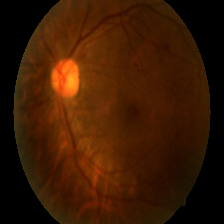
#> input picture RetinaDataset/Severe.png, 224 x 224 px
$ jupyter execute Masking.ipynb
#> lines starting #> are read from the running program, lines starting #| are printed output that depends on the picture; after the words box and inside, x2 and y2 are one past the last pixel; in counts of white or black regions, pixels touching at a corner belong together
[cell 1]
import cv2 as cv
import numpy as np

[cell 2]
img = cv.imread("./RetinaDataset/Severe.png")
#> img is the input picture: shape (224, 224, 3); mean B, G, R 2.5, 25.7, 59.3

[cell 3]
img.shape
#> Out = (224, 224, 3)

[cell 4]
blank = np.zeros(img.shape[:2], dtype="uint8")

[cell 5]
mask = cv.circle(blank, (img.shape[1]//2, img.shape[0]//2), 100, 255, -1)
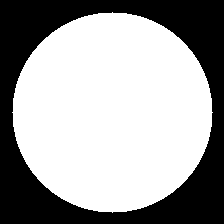
#> blank: shape (224, 224); 62.6% white; 1 black region, box (x1, y1, x2, y2) and area: (0, 0, 224, 224) 18759
cv.imshow("mask", mask)
cv.waitKey(0)

[cell 6]
masked = cv.bitwise_and(img, img, mask=mask)
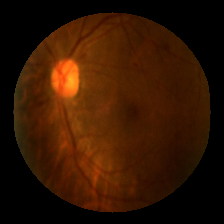
#> masked: shape (224, 224, 3); mean B, G, R 1.8, 21.4, 51.2
cv.imshow("mask", masked)
cv.waitKey(0)
